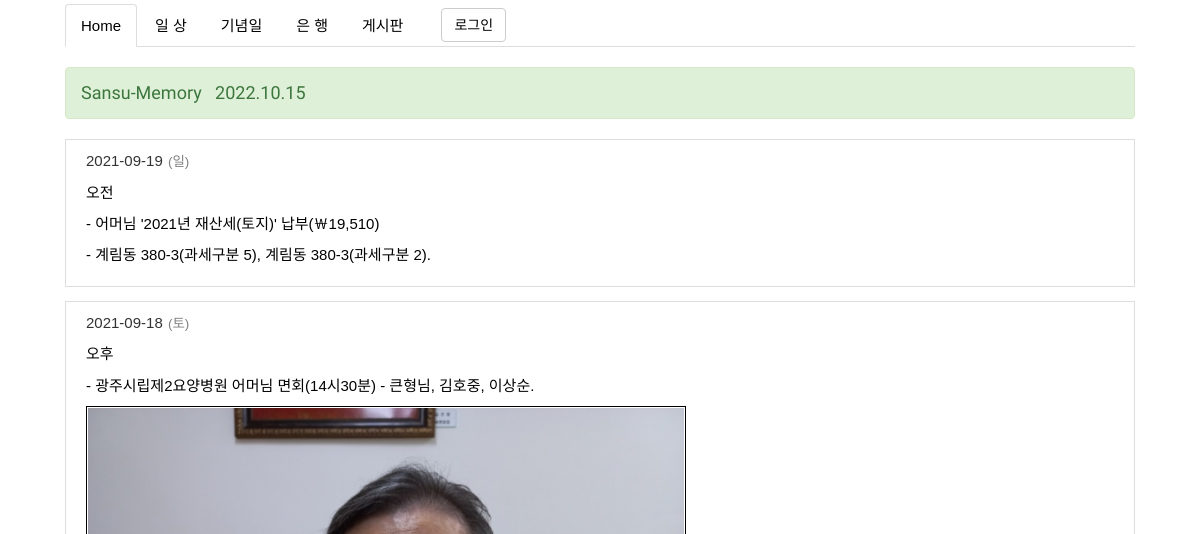
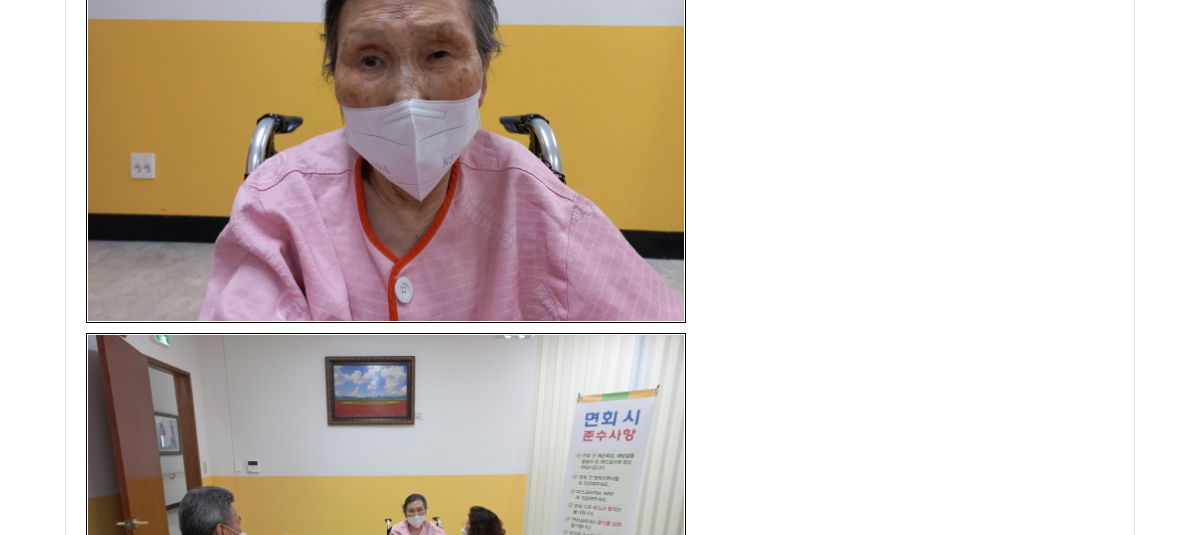
The page /daily_list/ (upper part) on the database as committed earlier (2 pictures, top to bottom).
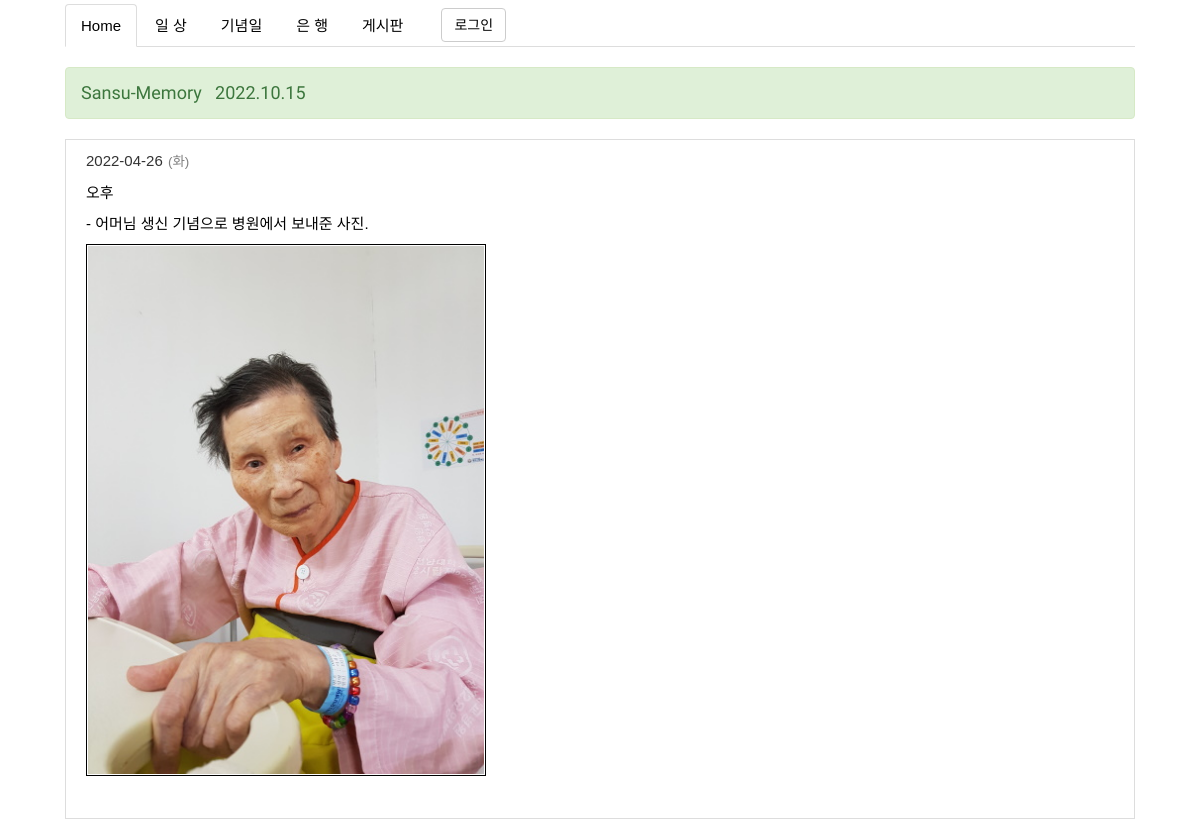
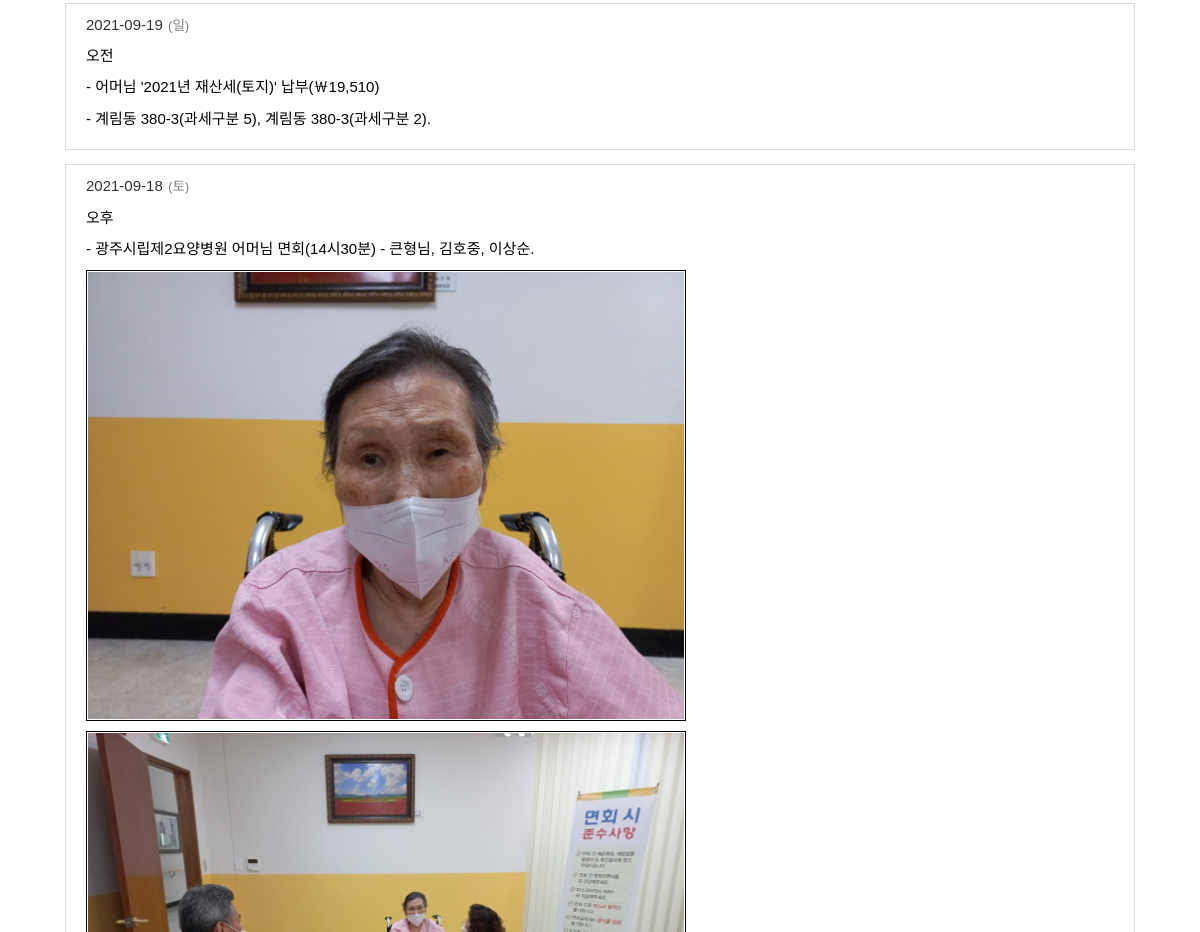
The same page on the database as committed later (2 pictures, top to bottom).
### family_site/models.py (models this page shows, shortened)
class Daily(models.Model):
    daily_date = models.DateField('날자', help_text='날자입력')
    daily_day = models.CharField('요일', max_length=4, help_text='토요일 입력')
    daily_content = models.TextField('글내용', help_text='summernote 글 내용')
    daily_created_date = models.DateTimeField('생성일', default=timezone.now, help_text='생성날자')
    daily_published_date = models.DateTimeField('수정일', auto_now=True, help_text='수정날자')
    class Meta:
        ordering = ('-id',)

### family_site/views.py (the view)
# urls.py: path('daily_list/', views.DailyListView.as_view(), name='daily_list'),
class DailyListView(ListView):
    model = Daily
    template_name = 'family_site/daily/daily_list.html'

### family_site/templates/family_site/daily/daily_list.html
{% extends 'main_layout.html' %}
{% load static %}
{% block stylesheet %} {% static 'family_site/css/daily/daily_list.css' %} {% endblock stylesheet %}
{% block content1 %}
{% for i in object_list%}
<div id='daily'>
    <ul>
        <li><span>{{ i.daily_date|date:'Y-m-d' }}</span> <span>({{ i.daily_day }})</span></li>
        <li><span>{{ i.daily_content|safe }}</span></li>
    </ul>
</div>
{% endfor %}
{% endblock content1 %}

### templates/main_layout.html (shortened to what this page needs)
<!DOCTYPE html>
{% load static %}
{% load humanize %}
<html lang="ko">
<head>
    <link rel="stylesheet" href="https://maxcdn.bootstrapcdn.com/bootstrap/3.3.7/css/bootstrap.min.css" />
    <link rel="stylesheet" type="text/css" href="{% static 'css/main_layout.css' %}" />
    <link rel="stylesheet" type="text/css" href="{% block stylesheet %}  {% endblock stylesheet %}" />
</head>
<body>
<div data-role="page">
<div id="base_page_wrap">
    <div class="container-fluid" id="nav">
            <ul class="nav nav-tabs">
            <li class="active"><a href="{% url 'sansu' %}">Home</a></li>
            <li><a href="{% url 'family_site:daily_list' %}">일 상</a></li>
            <li><a href="{% url 'family_site:anniversary_list' %}">기념일</a></li>
            <li><a href="{% url 'family_site:wrbank_list' %}">은 행</a></li>
            <li><a href="{% url 'family_site:note_list' %}">게시판</a></li>
            <li id='login_signup'>
                {% if user.is_active %}
                    <span class='welcome'>Welcome<strong>{% firstof user_get_short_name user.get_username  %}</strong>&nbsp;&nbsp;<a class='btn btn-default' href="{% url 'account_logout' %}">로그아웃</a></span>
                {% else %}
                    <span class='welcome'>
                        <a class='btn btn-default' href='{% url 'family_site:kakao_login' %}'>로그인</a>
                    </span>
                {% endif %}
            </li>
           </ul>
    </div>
    <div class="container-fluid">
        <div class="row">
            <div class="col-xs-12">
                <h4 class="alert alert-success" role="alert">Sansu-Memory &nbsp;&nbsp;{% now 'Y.m.d' %}</h4>
                {% block content1 %}{% endblock content1 %}
            </div>
        </div>
    </div>
</div>
</div>
    <br><br><br><br><br><br>
</body>
</html>

### staticfiles/css/main_layout.css (style rules this page uses)
* { padding: 0px; margin: 0px; font-size: 15px; font-family: "맑은 고딕", 나눔고딕, 고딕, Arial, Tahoma, "Trebuche MS", "Times New Roman", 바탕, 바탕체; word-wrap: break-word; }
#nav a:link, a:visited, a:hover, a:active { color: black; font-weight: normal; }
#base_page_wrap { max-width: 1100px; margin: 0 auto; border-top: 4px solid white; }
#base_page_wrap h4 { margin-top: 20px; margin-bottom: 20px; }
h4 { color: gray; text-align: left; font-family: 'Miltonian Tattoo', cursive; }
#login_signup { padding-left: 20px; padding-top: 4px; }

### family_site/static/family_site/css/daily/daily_list.css (style rules this page uses)
#daily { border: 1px solid #dddddd; padding: 10px 10px 10px 20px; margin-bottom: 14px; display: block; overflow: auto; }
#daily > ul { list-style: none; }
#daily > ul > li:first-child > span+span { font-size: 0.9em; color: gray; padding-left: 1px; }
#daily ul> li:nth-child(2) > span { font-size: 0.9em; color: black; padding-top: 10px; display: block; }
img { display: block; max-width: 98%; max-height: 98%; position: relative; overflow: hidden; border: 1px solid #000000; padding: 1px; }

Rows that differ between the two databases and show on the page:
added Daily: daily_date "2022-04-26", daily_day "화", daily_content "오후 - 어머님 생신 기념으로 병원에서 보내준 사진.", daily_content (picture)
